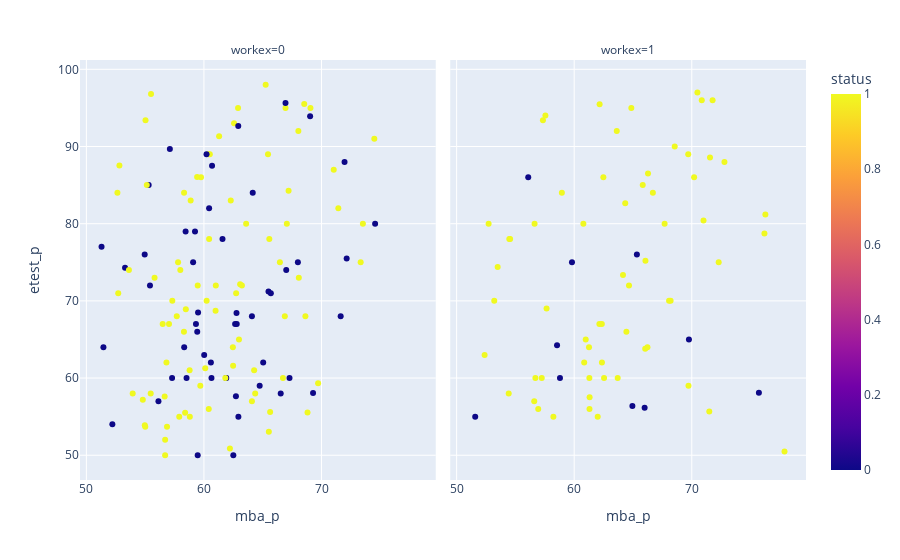

The code cell stored with this chart in its notebook:
### Code cell
import plotly_express as px
gapminder=px.data.gapminder()
px.scatter(placement_filtered,x="mba_p",y="etest_p",color="status",facet_col="workex")

### Figure 1 — Plotly figure (JSON) as saved in the notebook; plotly's stock layout.template omitted (floating-point values rounded to 4 significant figures; data arrays with more than 128 entries replaced by an {"elided": "..."} marker saying what was removed)
{"data": [{"hovertemplate": "workex=0<br>mba_p=%{x}<br>etest_p=%{y}<br>status=%{marker.color}<extra></extra>", "legendgroup": "", "marker": {"color": {"elided": "135 int values"}, "coloraxis": "coloraxis", "symbol": "circle"}, "mode": "markers", "name": "", "orientation": "v", "showlegend": false, "type": "scatter", "x": {"elided": "135 float values"}, "xaxis": "x", "y": {"elided": "135 float values"}, "yaxis": "y"}, {"hovertemplate": "workex=1<br>mba_p=%{x}<br>etest_p=%{y}<br>status=%{marker.color}<extra></extra>", "legendgroup": "", "marker": {"color": [1, 0, 1, 1, 1, 1, 1, 1, 1, 0, 1, 1, 1, 0, 1, 1, 1, 1, 1, 1, 1, 1, 1, 1, 1, 1, 1, 0, 1, 1, 1, 0, 1, 1, 1, 1, 1, 1, 1, 1, 1, 1, 1, 1, 1, 1, 1, 1, 1, 0, 1, 1, 1, 0, 1, 1, 1, 1, 0, 0, 1, 1, 1, 0, 1, 1, 1, 1, 1, 1, 1, 1], "coloraxis": "coloraxis", "symbol": "circle"}, "mode": "markers", "name": "", "orientation": "v", "showlegend": false, "type": "scatter", "x": [66.28, 51.58, 62.14, 60.85, 63.7, 64.66, 62.54, 77.89, 63.62, 65.33, 57.55, 64.15, 72.78, 69.76, 69.7, 54.55, 57.24, 68.07, 57.65, 62.35, 70.2, 66.69, 62, 76.18, 62.36, 62.16, 64.44, 64.95, 61.31, 65.83, 58.23, 56.09, 70.85, 70.48, 64.34, 71.49, 71, 56.7, 61.26, 68.2, 76.26, 68.55, 60.78, 53.49, 60.98, 71.77, 54.43, 56.94, 61.29, 58.54, 61.3, 62.48, 53.2, 65.99, 52.72, 72.29, 66.06, 52.38, 75.71, 58.79, 66.04, 66.23, 56.6, 59.81, 64.86, 57.34, 56.63, 58.95, 54.48, 67.69, 71.55, 69.72], "xaxis": "x2", "y": [86.5, 55, 67, 62, 60, 72, 60, 50.48, 92, 76, 94, 73.35, 88, 65, 89, 78, 60, 70, 69, 67, 86, 84, 55, 78.74, 62, 95.46, 66, 56.39, 57.5, 85, 55, 86, 96, 97, 82.66, 55.67, 80.4, 60, 64, 70, 81.2, 90, 80, 74.4, 65, 96, 58, 56, 60, 64.25, 56, 86, 70, 56.15, 80, 75, 75.2, 63, 58.1, 60, 63.79, 64, 57, 75, 95, 93.4, 80, 84, 78, 80, 88.56, 59], "yaxis": "y2"}], "layout": {"annotations": [{"font": {}, "showarrow": false, "text": "workex=0", "x": 0.245, "xanchor": "center", "xref": "paper", "y": 1, "yanchor": "bottom", "yref": "paper"}, {"font": {}, "showarrow": false, "text": "workex=1", "x": 0.755, "xanchor": "center", "xref": "paper", "y": 1, "yanchor": "bottom", "yref": "paper"}], "coloraxis": {"colorbar": {"title": {"text": "status"}}, "colorscale": [[0, "#0d0887"], [0.1111, "#46039f"], [0.2222, "#7201a8"], [0.3333, "#9c179e"], [0.4444, "#bd3786"], [0.5556, "#d8576b"], [0.6667, "#ed7953"], [0.7778, "#fb9f3a"], [0.8889, "#fdca26"], [1, "#f0f921"]]}, "legend": {"tracegroupgap": 0}, "margin": {"t": 60}, "xaxis": {"anchor": "y", "domain": [0, 0.49], "title": {"text": "mba_p"}}, "xaxis2": {"anchor": "y2", "domain": [0.51, 1], "matches": "x", "title": {"text": "mba_p"}}, "yaxis": {"anchor": "x", "domain": [0, 1], "title": {"text": "etest_p"}}, "yaxis2": {"anchor": "x2", "domain": [0, 1], "matches": "y", "showticklabels": false}}}
